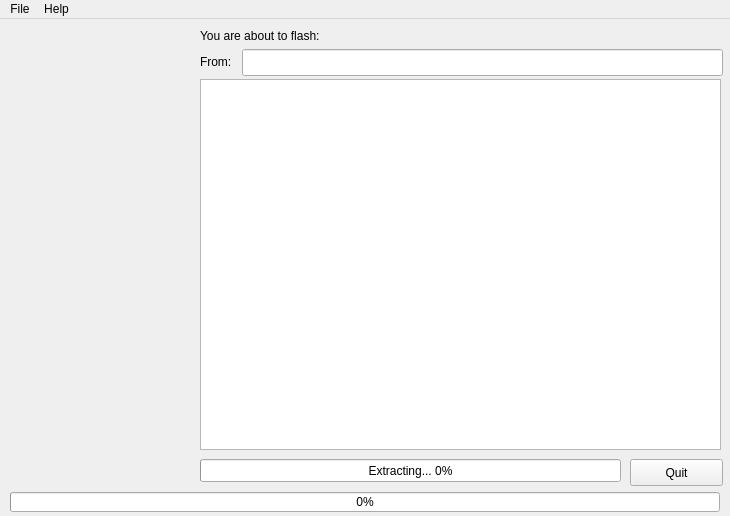
<?xml version="1.0" encoding="UTF-8"?>
<ui version="4.0">
 <class>flasher</class>
 <widget class="QMainWindow" name="flasher">
  <property name="geometry">
   <rect>
    <x>0</x>
    <y>0</y>
    <width>730</width>
    <height>516</height>
   </rect>
  </property>
  <property name="minimumSize">
   <size>
    <width>730</width>
    <height>516</height>
   </size>
  </property>
  <property name="maximumSize">
   <size>
    <width>730</width>
    <height>516</height>
   </size>
  </property>
  <property name="windowTitle">
   <string>Bricked-Installer</string>
  </property>
  <widget class="QWidget" name="centralwidget">
   <widget class="QLabel" name="lbl_brickedimage">
    <property name="geometry">
     <rect>
      <x>10</x>
      <y>10</y>
      <width>181</width>
      <height>461</height>
     </rect>
    </property>
    <property name="text">
     <string>&lt;!DOCTYPE HTML PUBLIC &quot;-//W3C//DTD HTML 4.0//EN&quot; &quot;http://www.w3.org/TR/REC-html40/strict.dtd&quot;&gt;
&lt;html&gt;&lt;head&gt;&lt;meta name=&quot;qrichtext&quot; content=&quot;1&quot; /&gt;&lt;style type=&quot;text/css&quot;&gt;
p, li { white-space: pre-wrap; }
&lt;/style&gt;&lt;/head&gt;&lt;body style=&quot; font-family:'Sans'; font-size:10pt; font-weight:400; font-style:normal;&quot;&gt;
&lt;p style=&quot; margin-top:0px; margin-bottom:0px; margin-left:0px; margin-right:0px; -qt-block-indent:0; text-indent:0px;&quot;&gt;&lt;img src=&quot;:/res/img_us/img_us/skyscraper.png&quot; /&gt;&lt;/p&gt;&lt;/body&gt;&lt;/html&gt;</string>
    </property>
   </widget>
   <widget class="QPushButton" name="btn_quit">
    <property name="enabled">
     <bool>true</bool>
    </property>
    <property name="geometry">
     <rect>
      <x>630</x>
      <y>440</y>
      <width>93</width>
      <height>27</height>
     </rect>
    </property>
    <property name="text">
     <string>Quit</string>
    </property>
   </widget>
   <widget class="QLabel" name="lbl_filename">
    <property name="geometry">
     <rect>
      <x>200</x>
      <y>10</y>
      <width>151</width>
      <height>17</height>
     </rect>
    </property>
    <property name="text">
     <string>You are about to flash:</string>
    </property>
    <property name="alignment">
     <set>Qt::AlignLeading|Qt::AlignLeft|Qt::AlignTop</set>
    </property>
   </widget>
   <widget class="QLabel" name="lbl_edt_filename">
    <property name="geometry">
     <rect>
      <x>350</x>
      <y>10</y>
      <width>371</width>
      <height>20</height>
     </rect>
    </property>
    <property name="text">
     <string/>
    </property>
    <property name="alignment">
     <set>Qt::AlignRight|Qt::AlignTop|Qt::AlignTrailing</set>
    </property>
   </widget>
   <widget class="QPushButton" name="btn_start">
    <property name="geometry">
     <rect>
      <x>260</x>
      <y>60</y>
      <width>401</width>
      <height>27</height>
     </rect>
    </property>
    <property name="text">
     <string>Yeah, I know! Get it going already...</string>
    </property>
   </widget>
   <widget class="QProgressBar" name="bar_flash">
    <property name="geometry">
     <rect>
      <x>10</x>
      <y>473</y>
      <width>710</width>
      <height>20</height>
     </rect>
    </property>
    <property name="maximum">
     <number>100</number>
    </property>
    <property name="value">
     <number>0</number>
    </property>
   </widget>
   <widget class="QTextEdit" name="txt_out">
    <property name="geometry">
     <rect>
      <x>200</x>
      <y>60</y>
      <width>521</width>
      <height>371</height>
     </rect>
    </property>
    <property name="contextMenuPolicy">
     <enum>Qt::NoContextMenu</enum>
    </property>
    <property name="undoRedoEnabled">
     <bool>false</bool>
    </property>
    <property name="readOnly">
     <bool>true</bool>
    </property>
    <property name="html">
     <string>&lt;!DOCTYPE HTML PUBLIC &quot;-//W3C//DTD HTML 4.0//EN&quot; &quot;http://www.w3.org/TR/REC-html40/strict.dtd&quot;&gt;
&lt;html&gt;&lt;head&gt;&lt;meta name=&quot;qrichtext&quot; content=&quot;1&quot; /&gt;&lt;style type=&quot;text/css&quot;&gt;
p, li { white-space: pre-wrap; }
&lt;/style&gt;&lt;/head&gt;&lt;body style=&quot; font-family:'Sans'; font-size:10pt; font-weight:400; font-style:normal;&quot;&gt;
&lt;p style=&quot;-qt-paragraph-type:empty; margin-top:0px; margin-bottom:0px; margin-left:0px; margin-right:0px; -qt-block-indent:0; text-indent:0px;&quot;&gt;&lt;/p&gt;&lt;/body&gt;&lt;/html&gt;</string>
    </property>
    <property name="textInteractionFlags">
     <set>Qt::NoTextInteraction</set>
    </property>
   </widget>
   <widget class="QLabel" name="lbl_filepath">
    <property name="geometry">
     <rect>
      <x>200</x>
      <y>30</y>
      <width>41</width>
      <height>25</height>
     </rect>
    </property>
    <property name="text">
     <string>From:</string>
    </property>
    <property name="alignment">
     <set>Qt::AlignLeading|Qt::AlignLeft|Qt::AlignVCenter</set>
    </property>
   </widget>
   <widget class="QLineEdit" name="edt_filepath">
    <property name="geometry">
     <rect>
      <x>242</x>
      <y>30</y>
      <width>481</width>
      <height>27</height>
     </rect>
    </property>
    <property name="sizePolicy">
     <sizepolicy hsizetype="Fixed" vsizetype="Fixed">
      <horstretch>0</horstretch>
      <verstretch>0</verstretch>
     </sizepolicy>
    </property>
    <property name="cursor">
     <cursorShape>IBeamCursor</cursorShape>
    </property>
    <property name="readOnly">
     <bool>true</bool>
    </property>
   </widget>
   <widget class="QProgressBar" name="bar_extract">
    <property name="geometry">
     <rect>
      <x>200</x>
      <y>440</y>
      <width>421</width>
      <height>23</height>
     </rect>
    </property>
    <property name="value">
     <number>0</number>
    </property>
    <property name="invertedAppearance">
     <bool>false</bool>
    </property>
    <property name="format">
     <string>Extracting... %p%</string>
    </property>
   </widget>
  </widget>
  <widget class="QMenuBar" name="menubar">
   <property name="geometry">
    <rect>
     <x>0</x>
     <y>0</y>
     <width>730</width>
     <height>23</height>
    </rect>
   </property>
   <widget class="QMenu" name="menuFile">
    <property name="title">
     <string>File</string>
    </property>
    <addaction name="actionQuit"/>
   </widget>
   <widget class="QMenu" name="menuHelp">
    <property name="title">
     <string>Help</string>
    </property>
    <addaction name="actionInfo"/>
   </widget>
   <addaction name="menuFile"/>
   <addaction name="menuHelp"/>
  </widget>
  <action name="actionInfo">
   <property name="text">
    <string>Info</string>
   </property>
  </action>
  <action name="actionQuit">
   <property name="text">
    <string>Quit</string>
   </property>
  </action>
 </widget>
 <resources/>
 <connections/>
</ui>
